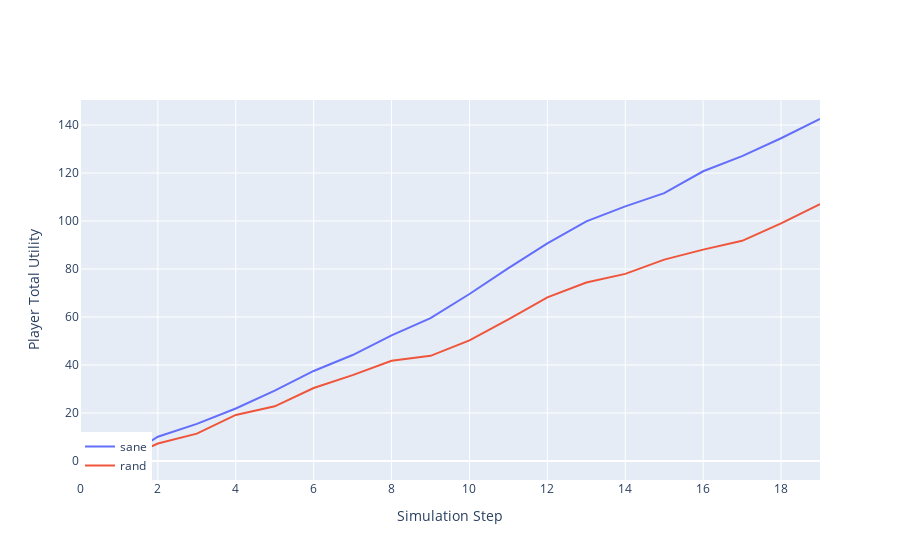

Notebook code for this chart:
### Markdown cell above
Let's check how did our agent do

### Code cell
import plotly.graph_objects as go

fig = go.Figure()
snames = sorted(_.name for _ in world.agents.values())
utils = dict(sane=np.zeros(world.n_steps), rand=np.zeros(world.n_steps))
for agent_name in (_.name for _ in world.agents.values()):
    utils[agent_name.split("-")[0]] += np.asarray(
        world.stats[f"total_utility_{agent_name}"]
    )
for name in utils.keys():
    fig.add_trace(go.Scatter(y=utils[name], mode="lines", name=name))
fig.update_layout(
    xaxis_title="Simulation Step",
    yaxis_title="Player Total Utility",
    legend=dict(x=0, y=0),
)
fig

### Figure 1 — Plotly figure (JSON) as saved in the notebook; plotly's stock layout.template omitted (floating-point values rounded to 4 significant figures)
{"data": [{"mode": "lines", "name": "sane", "type": "scatter", "y": [0.0, 0.0, 10.13, 15.48, 21.87, 29.29, 37.52, 44.15, 52.33, 59.55, 69.58, 80.34, 90.66, 99.84, 106.1, 111.6, 120.7, 127.0, 134.5, 142.5]}, {"mode": "lines", "name": "rand", "type": "scatter", "y": [0.0, 0.0, 7.265, 11.4, 19.19, 22.78, 30.42, 35.78, 41.8, 43.82, 50.26, 59.05, 68.2, 74.35, 77.96, 83.91, 88.07, 91.74, 99.03, 107.0]}], "layout": {"legend": {"x": 0, "y": 0}, "xaxis": {"title": {"text": "Simulation Step"}}, "yaxis": {"title": {"text": "Player Total Utility"}}}}
